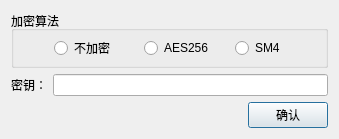
<?xml version="1.0" encoding="UTF-8"?>
<ui version="4.0">
 <class>UDiskEncryptConfig</class>
 <widget class="QDialog" name="UDiskEncryptConfig">
  <property name="geometry">
   <rect>
    <x>0</x>
    <y>0</y>
    <width>339</width>
    <height>139</height>
   </rect>
  </property>
  <property name="windowTitle">
   <string>密钥配置</string>
  </property>
  <layout class="QVBoxLayout" name="verticalLayout">
   <item>
    <widget class="QGroupBox" name="groupBox">
     <property name="title">
      <string>加密算法</string>
     </property>
     <layout class="QHBoxLayout" name="horizontalLayout">
      <property name="spacing">
       <number>0</number>
      </property>
      <property name="leftMargin">
       <number>40</number>
      </property>
      <property name="topMargin">
       <number>0</number>
      </property>
      <property name="rightMargin">
       <number>0</number>
      </property>
      <property name="bottomMargin">
       <number>0</number>
      </property>
      <item>
       <widget class="QRadioButton" name="rbNoEnc">
        <property name="text">
         <string>不加密</string>
        </property>
        <property name="checked">
         <bool>false</bool>
        </property>
       </widget>
      </item>
      <item>
       <widget class="QRadioButton" name="rbAES">
        <property name="text">
         <string>AES256</string>
        </property>
        <property name="checked">
         <bool>false</bool>
        </property>
       </widget>
      </item>
      <item>
       <widget class="QRadioButton" name="rbSM4">
        <property name="text">
         <string>SM4</string>
        </property>
        <property name="checked">
         <bool>false</bool>
        </property>
       </widget>
      </item>
     </layout>
    </widget>
   </item>
   <item>
    <layout class="QHBoxLayout" name="horizontalLayout_2">
     <item>
      <widget class="QLabel" name="label">
       <property name="text">
        <string>密钥：</string>
       </property>
      </widget>
     </item>
     <item>
      <widget class="QLineEdit" name="lePassword">
       <property name="echoMode">
        <enum>QLineEdit::PasswordEchoOnEdit</enum>
       </property>
      </widget>
     </item>
    </layout>
   </item>
   <item>
    <layout class="QHBoxLayout" name="horizontalLayout_3">
     <item>
      <spacer name="horizontalSpacer">
       <property name="orientation">
        <enum>Qt::Horizontal</enum>
       </property>
       <property name="sizeHint" stdset="0">
        <size>
         <width>40</width>
         <height>20</height>
        </size>
       </property>
      </spacer>
     </item>
     <item>
      <widget class="QPushButton" name="pbConfirm">
       <property name="text">
        <string>确认</string>
       </property>
      </widget>
     </item>
    </layout>
   </item>
  </layout>
 </widget>
 <resources/>
 <connections>
  <connection>
   <sender>rbNoEnc</sender>
   <signal>toggled(bool)</signal>
   <receiver>UDiskEncryptConfig</receiver>
   <slot>sltNoEnc(bool)</slot>
   <hints>
    <hint type="sourcelabel">
     <x>83</x>
     <y>40</y>
    </hint>
    <hint type="destinationlabel">
     <x>78</x>
     <y>102</y>
    </hint>
   </hints>
  </connection>
  <connection>
   <sender>rbSM4</sender>
   <signal>toggled(bool)</signal>
   <receiver>UDiskEncryptConfig</receiver>
   <slot>sltSM4(bool)</slot>
   <hints>
    <hint type="sourcelabel">
     <x>328</x>
     <y>40</y>
    </hint>
    <hint type="destinationlabel">
     <x>204</x>
     <y>101</y>
    </hint>
   </hints>
  </connection>
  <connection>
   <sender>pbConfirm</sender>
   <signal>clicked()</signal>
   <receiver>UDiskEncryptConfig</receiver>
   <slot>sltConfirm()</slot>
   <hints>
    <hint type="sourcelabel">
     <x>298</x>
     <y>108</y>
    </hint>
    <hint type="destinationlabel">
     <x>294</x>
     <y>136</y>
    </hint>
   </hints>
  </connection>
  <connection>
   <sender>rbAES</sender>
   <signal>clicked(bool)</signal>
   <receiver>UDiskEncryptConfig</receiver>
   <slot>sltAES(bool)</slot>
   <hints>
    <hint type="sourcelabel">
     <x>167</x>
     <y>33</y>
    </hint>
    <hint type="destinationlabel">
     <x>138</x>
     <y>122</y>
    </hint>
   </hints>
  </connection>
 </connections>
 <slots>
  <slot>sltNoEnc(bool)</slot>
  <slot>sltSM4(bool)</slot>
  <slot>sltConfirm()</slot>
  <slot>sltAES(bool)</slot>
 </slots>
</ui>
